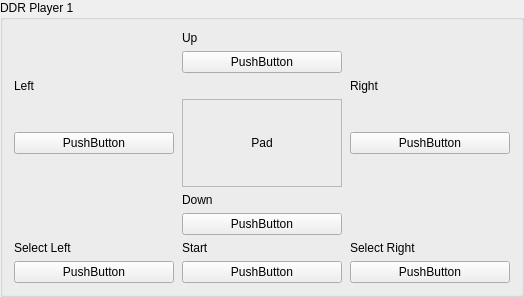
         <widget class="QGroupBox" name="ddrPlayer1GroupBox">
         <property name="title"><string>DDR Player 1</string></property>
         <layout class="QGridLayout" name="ddrPlayer1GridLayout">
          <property name="horizontalSpacing"><number>8</number></property><property name="verticalSpacing"><number>6</number></property>
          <item row="0" column="1"><widget class="QLabel" name="labelDDRP1Up"><property name="text"><string>Up</string></property></widget></item>
          <item row="1" column="1"><widget class="InputBindingWidget" name="DDRP1FootUp"><property name="sizePolicy"><sizepolicy hsizetype="Expanding" vsizetype="Fixed"><horstretch>0</horstretch><verstretch>0</verstretch></sizepolicy></property><property name="minimumSize"><size><width>160</width><height>0</height></size></property><property name="text"><string notr="true">PushButton</string></property></widget></item>
          <item row="2" column="0"><widget class="QLabel" name="labelDDRP1Left"><property name="text"><string>Left</string></property></widget></item><item row="2" column="2"><widget class="QLabel" name="labelDDRP1Right"><property name="text"><string>Right</string></property></widget></item>
          <item row="3" column="0"><widget class="InputBindingWidget" name="DDRP1FootLeft"><property name="sizePolicy"><sizepolicy hsizetype="Expanding" vsizetype="Fixed"><horstretch>0</horstretch><verstretch>0</verstretch></sizepolicy></property><property name="minimumSize"><size><width>160</width><height>0</height></size></property><property name="text"><string notr="true">PushButton</string></property></widget></item>
          <item row="3" column="1"><widget class="QLabel" name="ddrPlayer1PadLabel"><property name="minimumSize"><size><width>120</width><height>88</height></size></property><property name="frameShape"><enum>QFrame::Shape::StyledPanel</enum></property><property name="frameShadow"><enum>QFrame::Shadow::Sunken</enum></property><property name="text"><string>Pad</string></property><property name="alignment"><set>Qt::AlignmentFlag::AlignCenter</set></property></widget></item>
          <item row="3" column="2"><widget class="InputBindingWidget" name="DDRP1FootRight"><property name="sizePolicy"><sizepolicy hsizetype="Expanding" vsizetype="Fixed"><horstretch>0</horstretch><verstretch>0</verstretch></sizepolicy></property><property name="minimumSize"><size><width>160</width><height>0</height></size></property><property name="text"><string notr="true">PushButton</string></property></widget></item>
          <item row="4" column="1"><widget class="QLabel" name="labelDDRP1Down"><property name="text"><string>Down</string></property></widget></item>
          <item row="5" column="1"><widget class="InputBindingWidget" name="DDRP1FootDown"><property name="sizePolicy"><sizepolicy hsizetype="Expanding" vsizetype="Fixed"><horstretch>0</horstretch><verstretch>0</verstretch></sizepolicy></property><property name="minimumSize"><size><width>160</width><height>0</height></size></property><property name="text"><string notr="true">PushButton</string></property></widget></item>
          <item row="6" column="0"><widget class="QLabel" name="labelDDRP1SelectLeft"><property name="text"><string>Select Left</string></property></widget></item><item row="6" column="1"><widget class="QLabel" name="labelDDRP1Start"><property name="text"><string>Start</string></property></widget></item><item row="6" column="2"><widget class="QLabel" name="labelDDRP1SelectRight"><property name="text"><string>Select Right</string></property></widget></item>
          <item row="7" column="0"><widget class="InputBindingWidget" name="DDRP1SelectLeft"><property name="sizePolicy"><sizepolicy hsizetype="Expanding" vsizetype="Fixed"><horstretch>0</horstretch><verstretch>0</verstretch></sizepolicy></property><property name="minimumSize"><size><width>160</width><height>0</height></size></property><property name="text"><string notr="true">PushButton</string></property></widget></item><item row="7" column="1"><widget class="InputBindingWidget" name="DDRP1Start"><property name="sizePolicy"><sizepolicy hsizetype="Expanding" vsizetype="Fixed"><horstretch>0</horstretch><verstretch>0</verstretch></sizepolicy></property><property name="minimumSize"><size><width>160</width><height>0</height></size></property><property name="text"><string notr="true">PushButton</string></property></widget></item><item row="7" column="2"><widget class="InputBindingWidget" name="DDRP1SelectRight"><property name="sizePolicy"><sizepolicy hsizetype="Expanding" vsizetype="Fixed"><horstretch>0</horstretch><verstretch>0</verstretch></sizepolicy></property><property name="minimumSize"><size><width>160</width><height>0</height></size></property><property name="text"><string notr="true">PushButton</string></property></widget></item>
         </layout>
        </widget>
